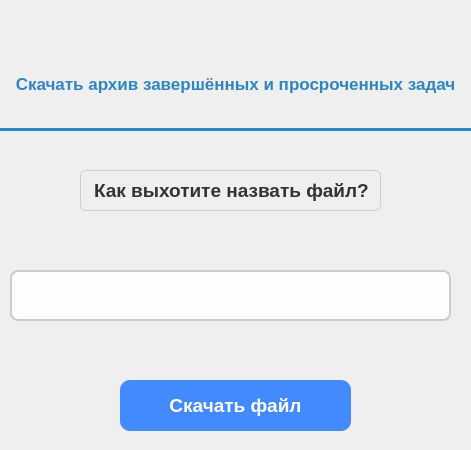
<?xml version="1.0" encoding="UTF-8"?>
<ui version="4.0">
 <class>Dialog</class>
 <widget class="QDialog" name="Dialog">
  <property name="geometry">
   <rect>
    <x>0</x>
    <y>0</y>
    <width>471</width>
    <height>450</height>
   </rect>
  </property>
  <property name="windowTitle">
   <string>Dialog</string>
  </property>
  <property name="styleSheet">
   <string notr="true">QWidget {
    background: qlineargradient(x1:0, y1:0, x2:0, y2:1,
        stop:0 #b5e1c3,
        stop:1 #7fb5b5);
}
</string>
  </property>
  <widget class="QLineEdit" name="input_filename_history">
   <property name="geometry">
    <rect>
     <x>10</x>
     <y>270</y>
     <width>441</width>
     <height>51</height>
    </rect>
   </property>
   <property name="styleSheet">
    <string notr="true">QLineEdit {
    border: 2px solid #cccccc;         /* светло-серая рамка */
    border-radius: 8px;                /* скруглённые углы */
    padding: 8px 12px;                 /* внутренние отступы */
    font-size: 14pt;                   /* размер шрифта */
    background-color: #fefefe;         /* почти белый фон */
    color: #333333;                    /* тёмно-серый текст */
    transition: border-color 0.3s ease; /* плавное изменение рамки */
}

QLineEdit:focus {
    border-color: #448aff;             /* ярко-синий цвет при фокусе */
    background-color: #ffffff;         /* белый фон при фокусе */
    outline: none;                     /* убираем стандартное выделение */
}
    QLineEdit::placeholder {
        color: #999999;
        font-style: italic;
    }</string>
   </property>
   <property name="text">
    <string/>
   </property>
   <property name="alignment">
    <set>Qt::AlignmentFlag::AlignCenter</set>
   </property>
  </widget>
  <widget class="QLabel" name="add_task_label_des_2">
   <property name="geometry">
    <rect>
     <x>-90</x>
     <y>40</y>
     <width>651</width>
     <height>101</height>
    </rect>
   </property>
   <property name="styleSheet">
    <string notr="true">QLabel {
    background-color: transparent;
    color: #2E86C1;               /* насыщенный синий цвет */
    font-size: 13pt;              /* крупный шрифт */
    font-weight: bold;            /* жирный текст */
    padding: 8px 15px;
    border-bottom: 3px solid #2E86C1;  /* нижняя цветная линия — акцент */
    margin-bottom: 10px;
}
</string>
   </property>
   <property name="text">
    <string>Скачать архив завершённых и просроченных задач</string>
   </property>
   <property name="alignment">
    <set>Qt::AlignmentFlag::AlignCenter</set>
   </property>
  </widget>
  <widget class="QPushButton" name="don_history">
   <property name="geometry">
    <rect>
     <x>120</x>
     <y>380</y>
     <width>231</width>
     <height>51</height>
    </rect>
   </property>
   <property name="styleSheet">
    <string notr="true">QPushButton {
    background-color: #448aff;          /* насыщенный синий фон */
    color: white;                       /* белый текст */
    border: none;                      /* без рамки */
    border-radius: 10px;               /* скруглённые углы */
    padding: 10px 20px;                /* внутренние отступы */
    font-size: 14pt;                   /* размер шрифта */
    font-weight: bold;                 /* жирный текст */
    transition: background-color 0.3s ease;
}

QPushButton:hover {
    background-color: #2979ff;          /* более яркий синий при наведении */
}

QPushButton:pressed {
    background-color: #1c54b2;          /* тёмно-синий при нажатии */
}
</string>
   </property>
   <property name="text">
    <string>Скачать файл</string>
   </property>
  </widget>
  <widget class="QLabel" name="label">
   <property name="geometry">
    <rect>
     <x>80</x>
     <y>170</y>
     <width>301</width>
     <height>41</height>
    </rect>
   </property>
   <property name="styleSheet">
    <string notr="true">QLabel {
    background-color: transparent;    /* прозрачный фон */
    color: #333333;                   /* тёмно-серый цвет текста */
    font-size: 14pt;                  /* размер шрифта */
    font-weight: 600;                 /* чуть жирнее */
    padding: 4px 8px;                 /* отступы вокруг текста */
    border-radius: 6px;               /* скруглённые углы */
    border: 1px solid #cccccc;       /* тонкая светлая рамка */
    /* можно добавить лёгкую тень для текста */
    text-shadow: 1px 1px 2px rgba(0,0,0,0.1);
}
</string>
   </property>
   <property name="text">
    <string>Как выхотите назвать файл?</string>
   </property>
  </widget>
 </widget>
 <resources/>
 <connections/>
</ui>
